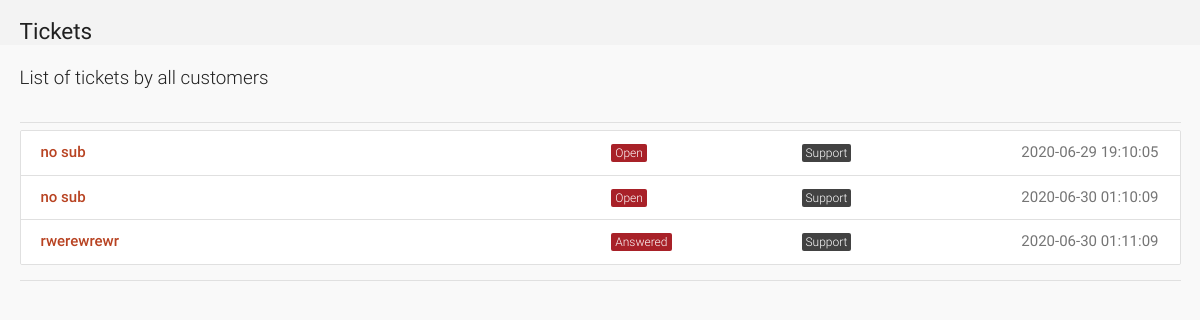
The page /soft/all-tickets.php (signed in) on the database its author committed.
### tables this page shows
CREATE TABLE `tickets` (
  `id` int(11) NOT NULL,
  `poster_id` int(11) NOT NULL,
  `subject` varchar(100) NOT NULL,
  `description` varchar(3000) NOT NULL,
  `status` varchar(8) NOT NULL DEFAULT 'Open',
  `type` varchar(30) NOT NULL DEFAULT 'Others',
  `date` datetime NOT NULL DEFAULT current_timestamp(),
  `deleted` tinyint(4) NOT NULL DEFAULT 0
);

### soft/all-tickets.php (the view, shortened to what this page needs)
<?php
include 'includes/connect.php';
	if($_SESSION['admin_sid']==session_id())
	{
		?>
<!DOCTYPE html>
<html lang="en">
<head>
  <link href="css/materialize.min.css" type="text/css" rel="stylesheet" media="screen,projection">
  <link href="css/style.min.css" type="text/css" rel="stylesheet" media="screen,projection">
  <link href="css/custom/custom.min.css" type="text/css" rel="stylesheet" media="screen,projection">
  <link href="js/plugins/perfect-scrollbar/perfect-scrollbar.css" type="text/css" rel="stylesheet" media="screen,projection">
  <link href="js/plugins/data-tables/css/jquery.dataTables.min.css" type="text/css" rel="stylesheet" media="screen,projection">
</head>
<body>
      <section id="content">
        <div id="breadcrumbs-wrapper">
          <div class="container">
            <div class="row">
              <div class="col s12 m12 l12">
                <h5 class="breadcrumbs-title">Tickets</h5>
              </div>
            </div>
          </div>
        </div>
        <div class="container">
          <p class="caption">List of tickets by all customers</p>
          <div class="divider"></div>
									<div id="work-collections">
									<ul id="projects-collection" class="collection">
								<?php
									if(isset($_GET['status'])){
										$status = $_GET['status'];
									}
									else{
										$status = '%';
									}
									$sql = mysqli_query($con, "SELECT * FROM tickets WHERE status LIKE '$status';");
									while($row = mysqli_fetch_array($sql)){
									echo'<a href="view-ticket-admin.php?id='.$row['id'].'"class="collection-item">
                                        <div class="row">
                                            <div class="col s6">
                                                <p class="collections-title">'.$row['subject'].'</p>
                                            </div>
                                            <div class="col s2">
                                            <span class="task-cat cyan">'.$row['status'].'</span></div>
                                            <div class="col s2">
                                            <span class="task-cat grey darken-3">'.$row['type'].'</span></div>
                                            <div class="col s2">
                                            <span class="badge">'.$row['date'].'</span></div>
                                        </div>
                                    </a>';
									}
									?>
									</ul>
									</div>
            <div class="divider"></div>
          </div>
      </section>
</body>
</html>
<?php
	}
?>

### rows shown on the page
tickets: subject "no sub", status "Open", type "Support", date "2020-06-29 19:10:05"
tickets: subject "no sub", status "Open", type "Support", date "2020-06-30 01:10:09"
tickets: subject "rwerewrewr", status "Answered", type "Support", date "2020-06-30 01:11:09"
